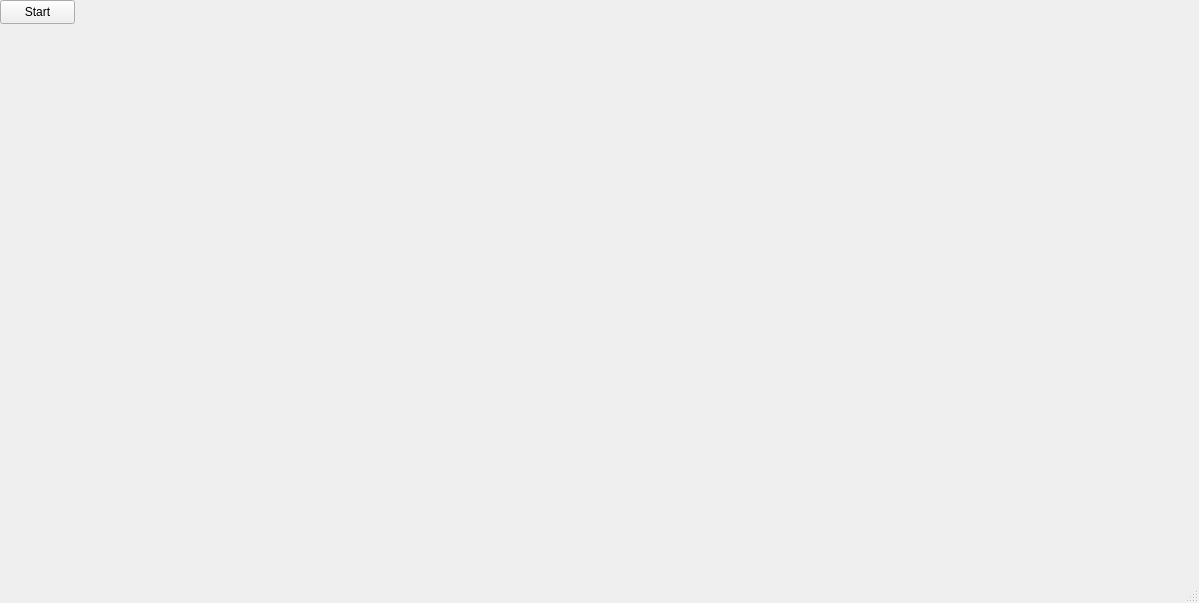
<?xml version="1.0" encoding="UTF-8"?>
<ui version="4.0">
 <class>MainWindow</class>
 <widget class="QMainWindow" name="MainWindow">
  <property name="geometry">
   <rect>
    <x>0</x>
    <y>0</y>
    <width>1199</width>
    <height>603</height>
   </rect>
  </property>
  <property name="windowTitle">
   <string>MainWindow</string>
  </property>
  <widget class="QWidget" name="centralwidget">
   <widget class="QLabel" name="Sky">
    <property name="geometry">
     <rect>
      <x>0</x>
      <y>0</y>
      <width>1200</width>
      <height>196</height>
     </rect>
    </property>
    <property name="text">
     <string/>
    </property>
    <property name="pixmap">
     <pixmap>../../../Ris/ivan/sky.gif</pixmap>
    </property>
   </widget>
   <widget class="QPushButton" name="pushButton">
    <property name="geometry">
     <rect>
      <x>0</x>
      <y>0</y>
      <width>75</width>
      <height>24</height>
     </rect>
    </property>
    <property name="text">
     <string>Start</string>
    </property>
   </widget>
   <widget class="QLabel" name="knight">
    <property name="geometry">
     <rect>
      <x>0</x>
      <y>280</y>
      <width>600</width>
      <height>279</height>
     </rect>
    </property>
    <property name="text">
     <string/>
    </property>
    <property name="pixmap">
     <pixmap>../../../Ris/ivan/idle.gif</pixmap>
    </property>
   </widget>
   <widget class="QLabel" name="background">
    <property name="geometry">
     <rect>
      <x>0</x>
      <y>0</y>
      <width>3600</width>
      <height>600</height>
     </rect>
    </property>
    <property name="text">
     <string/>
    </property>
    <property name="pixmap">
     <pixmap>../../../Ris/ivan/zadnik.png</pixmap>
    </property>
   </widget>
   <widget class="QLabel" name="box">
    <property name="geometry">
     <rect>
      <x>800</x>
      <y>450</y>
      <width>141</width>
      <height>114</height>
     </rect>
    </property>
    <property name="text">
     <string/>
    </property>
    <property name="pixmap">
     <pixmap>../../../Ris/ivan/box.png</pixmap>
    </property>
   </widget>
   <widget class="QLabel" name="batman">
    <property name="geometry">
     <rect>
      <x>1400</x>
      <y>50</y>
      <width>235</width>
      <height>240</height>
     </rect>
    </property>
    <property name="text">
     <string/>
    </property>
    <property name="pixmap">
     <pixmap>../../../Ris/ivan/batman.gif</pixmap>
    </property>
   </widget>
   <widget class="QLabel" name="monster">
    <property name="geometry">
     <rect>
      <x>4000</x>
      <y>300</y>
      <width>200</width>
      <height>256</height>
     </rect>
    </property>
    <property name="text">
     <string/>
    </property>
    <property name="pixmap">
     <pixmap>../../../Ris/ivan/monster1.gif</pixmap>
    </property>
   </widget>
   <widget class="QLabel" name="hay2">
    <property name="geometry">
     <rect>
      <x>4200</x>
      <y>400</y>
      <width>825</width>
      <height>196</height>
     </rect>
    </property>
    <property name="text">
     <string/>
    </property>
    <property name="pixmap">
     <pixmap>../../../Ris/ivan/hay2.png</pixmap>
    </property>
   </widget>
   <widget class="QLabel" name="driver">
    <property name="geometry">
     <rect>
      <x>3000</x>
      <y>350</y>
      <width>250</width>
      <height>250</height>
     </rect>
    </property>
    <property name="text">
     <string/>
    </property>
    <property name="pixmap">
     <pixmap>../../../Ris/ivan/driver.gif</pixmap>
    </property>
   </widget>
   <widget class="QLabel" name="meteor">
    <property name="geometry">
     <rect>
      <x>400</x>
      <y>-510</y>
      <width>564</width>
      <height>564</height>
     </rect>
    </property>
    <property name="text">
     <string/>
    </property>
    <property name="pixmap">
     <pixmap>../../../Ris/ivan/meteor.png</pixmap>
    </property>
   </widget>
   <zorder>Sky</zorder>
   <zorder>background</zorder>
   <zorder>pushButton</zorder>
   <zorder>box</zorder>
   <zorder>batman</zorder>
   <zorder>monster</zorder>
   <zorder>knight</zorder>
   <zorder>hay2</zorder>
   <zorder>driver</zorder>
   <zorder>meteor</zorder>
  </widget>
  <widget class="QMenuBar" name="menubar">
   <property name="geometry">
    <rect>
     <x>0</x>
     <y>0</y>
     <width>1199</width>
     <height>22</height>
    </rect>
   </property>
  </widget>
  <widget class="QStatusBar" name="statusbar"/>
 </widget>
 <resources/>
 <connections/>
</ui>
